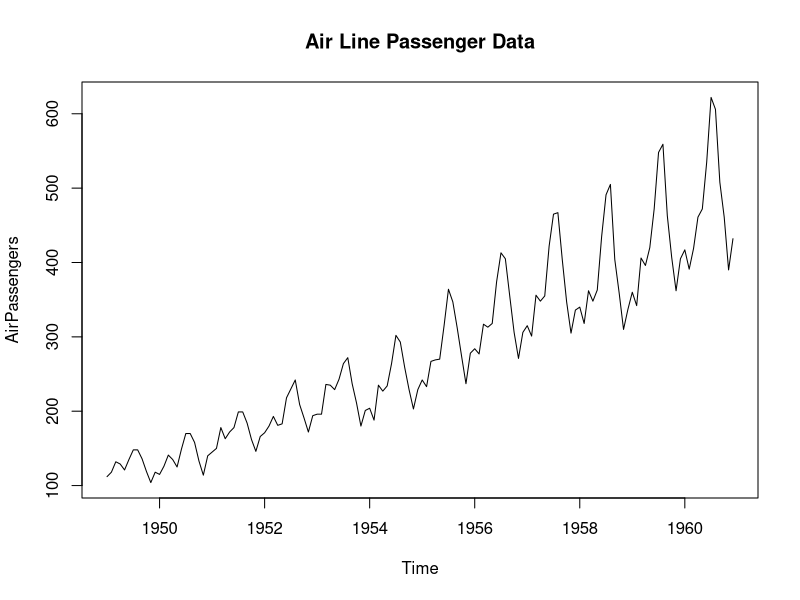

Source code (R): (Note: this script raises an error after producing the figure.)
## ---- chunk 1
data("AirPassengers")
## ---- chunk 2
str(AirPassengers)
## ---- chunk 3
typeof(AirPassengers)
## ---- chunk 4
class(AirPassengers)
## ---- chunk 5
plot(AirPassengers, main = "Air Line Passenger Data")
## ---- chunk 6
library(xts)
## ---- chunk 7
head(AirPassengers)
## ---- chunk 8
AirPassengers_xts <- as.xts(AirPassengers)
## ---- chunk 9
head(AirPassengers_xts)
## ---- chunk 10
AirPassengers_xts[3,1]
## ---- chunk 11
length(AirPassengers_xts)
## ---- chunk 12
seq(1, 144, by = 12)
## ---- chunk 13
my_date_vector <- seq(as.Date('1952-01-01'), length = 150, by = 'months')

## ---- chunk 14
my_white_noise <- rnorm(150)
## ---- chunk 15
independence_day_1960 <- as.POSIXct("1960-07-04")
## ---- chunk 16
white_noise <- xts(x = my_white_noise, order.by = my_date_vector,
                     i_day = independence_day_1978)
## ---- chunk 17
plot(white_noise)
## ---- chunk 18
attributes(AirPassengers)
## ---- chunk 19
attributes(white_noise)
## ---- chunk 20
index(AirPassengers_xts)
## ---- chunk 21
coredata(AirPassengers_xts)
## ---- chunk 22
data("airquality")
## ---- chunk 23
str(airquality)
## ---- chunk 24
coredata(airquality)
## ---- chunk 25
airquuality_xts <- as.xts(airquality)
## ---- chunk 26
index(airquality)
## ---- chunk 27
airquality_xts <- xts()
## ---- chunk 28
my_date_vector <- seq(as.Date('1973-05-01'), length = 153, by = 'days')

## ---- chunk 29
coredata(airquality)
## ---- chunk 30
airquality_xts <- xts(x = coredata(airquality), order.by = my_date_vector)
## ---- chunk 31
str(airquality_xts)
## ---- chunk 32
airquality_xts
## ---- chunk 33
plot(airquality_xts)
## ---- chunk 34
plot(airquality_xts[,2:3])
## ---- chunk 35
my_date_index <- seq(as.Date('1954-01-01'), length = 15, by = 'month')
my_date_index
## ---- chunk 36
index(x)
## ---- chunk 37
AirPassengers_xts[my_date_index]
## ---- chunk 38
as.Date('1950-04-01') + 1:3
## ---- chunk 39
head(x)
## ---- chunk 40
write.zoo(x, file = file.path(".","AirPassengers.csv"), sep = ',')
## ---- chunk 41
read.zoo(file = file.path(".","AirPassengers.csv"), sep = ',', FUN = as.yearmon)
## ---- chunk 42
head(x)
AirPassengers_xts['1949']
## ---- chunk 43
AirPassengers_xts['1949-03']
## ---- chunk 44
AirPassengers_xts['1950/1960']
## ---- chunk 45
last(AirPassengers_xts, "1 week")
## ---- chunk 46
first(AirPassengers_xts, "3 years")
## ---- chunk 47
last(first(AirPassengers_xts, '3 years'), "3 days")
## ---- chunk 48
data("airmiles")
## ---- chunk 49
str(airmiles)
## ---- chunk 50
airmiles_xts <- as.xts(airmiles)
## ---- chunk 51
str(airmiles_xts)
## ---- chunk 52
airmiles_index <- index(airmiles_xts)
AirPassengers_xts[airmiles_index]
## ---- chunk 53
merge(AirPassengers_xts, airmiles_xts, join = "inner")
## ---- chunk 54
index(airquality_xts)
## ---- chunk 55
index(AirPassengers_xts)
## ---- chunk 56
merge(airquality_xts, AirPassengers_xts, fill = 'locf', drop = TRUE)
## ---- chunk 57
rbind(AirPassengers_xts, airquality_xts)
## ---- chunk 58
na.locf(AirPassengers_xts, fromLast = FALSE )
## ---- chunk 59
airquality_lead <- lag(airquality_xts, k = -1)
## ---- chunk 60
airquality_lag <- lag(airquality_xts, k = 1)
## ---- chunk 61
aq <- cbind(airquality_lead,  airquality_xts, airquality_lag )
## ---- chunk 62
head(aq)
## ---- chunk 63
airquality_diff <- diff(airquality_xts, lag = 1, differences = 1)
## ---- chunk 64
airquality_w_diff <- merge(airquality_xts, airquality_diff)
## ---- chunk 65
names(airquality_w_diff )
## ---- chunk 66
plot(airquality_w_diff[,c('Ozone','Ozone.1')])
## ---- chunk 67
air_weeks <- endpoints(airquality_xts, on = 'weeks')
## ---- chunk 68
air_weeks
## ---- chunk 69
airquality_xts[,"Ozone"]
## ---- chunk 70
airquality_mean <- period.apply(airquality_xts[,"Ozone"], INDEX = air_weeks, FUN = mean, na.rm = TRUE)
## ---- chunk 71
airquality_mean
## ---- chunk 72
plot(airquality_mean)
## ---- chunk 73
airquality_mean
airquality_xts[,'Ozone']
air_merge <- merge(airquality_xts[,'Ozone'], airquality_mean)
## ---- chunk 74
plot(na.approx(air_merge))
## ---- chunk 75
plot(na.locf(air_merge))
## ---- chunk 76
plot(na.locf(air_merge, fromLast = TRUE))
